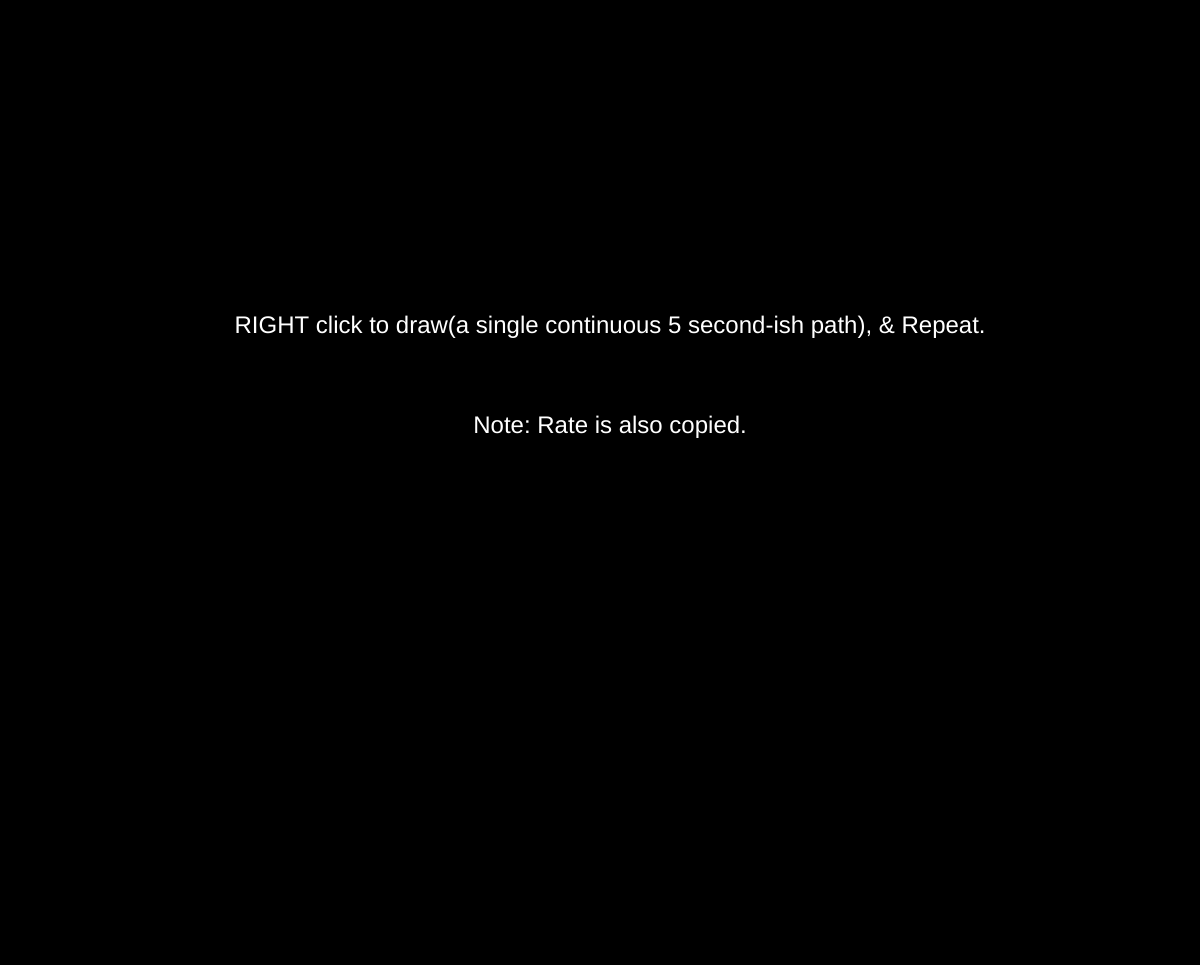
Frame 1 (no input)
Frame 60 (no input): identical to frame 1, image omitted
Frame 120 (the mouse pressed at the canvas centre since frame 60): identical to frame 1, image omitted

The p5.js sketch that drew this single still picture (run headless with seeded random() and noise() and a simulated clock; from frame 60 on, the mouse is pressed at the canvas centre):

// p5.js sketch
// ── sketch.js
//globs
const USER = 0;
const FOURIER = 1;

let x = [];
let fourierX;
let time = 0;
let path = [];
let drawing = [];
let state = -1;

let cb1;
let col = [];
let drw = [];
let cnt = 0;

let ORBIT = false;
let VECTORS = true;

function setup() {
  createCanvas(windowWidth, windowHeight);
  background(0);

  cb1 = createCheckbox("Orbits", false);
  cb1.changed(cb1e);

  cb2 = createCheckbox("Vectors", true);
  cb2.changed(cb2e);

  cb3 = createCheckbox("Pause", false);
  cb3.changed(cb3e);

  // //evts right click block
  window.addEventListener("contextmenu", function (e) {
    e.preventDefault();
  });
 
  windowResized();
} //su

function draw() {
  if (state == USER) {
    background(0);
    //randomSeed(17326);
    let pt = createVector(mouseX - windowWidth / 2, mouseY - windowHeight / 2);
    drawing.push(pt);
    drw.push(pt);
    strokeWeight(3);
    stroke(250);
    noFill();
    //drw
    beginShape();
    for (let v of drawing) {
      vertex(v.x + windowWidth / 2, v.y + windowHeight / 2);
    } //4
    endShape();
  } else if (state == FOURIER) {
    background(0);
    //randomSeed(3);
    let v = ec(windowWidth / 2, windowHeight / 2, 0, fourierX);
    path.unshift(v);
    beginShape();
    noFill();
    strokeWeight(3);
    stroke(255, 0, 255);
    for (let i = 0; i < path.length; i++) {
      vertex(path[i].x, path[i].y);
    } //4
    endShape();

    //tr
    strokeWeight(0.5);
    stroke(50);
    noFill();
    beginShape();
    for (let v of drw) {
      vertex(v.x + windowWidth / 2, v.y + windowHeight / 2);
    } //4
    endShape();

    const dt = TWO_PI / fourierX.length;
    time += dt;

    if (time > TWO_PI) {
      time = 0;
      path = [];
    } //fi
  } //FI
} //dr

function windowResized() {
  resizeCanvas(windowWidth, windowHeight-35);
  background(0);
  fill(255);
  textAlign(CENTER);
  textSize(24);
  text(
    "RIGHT click to draw(a single continuous 5 second-ish path), & Repeat.",
    windowWidth/2 +10 ,windowHeight / 3);
  text("Note: Rate is also copied.", windowWidth/2+10, windowHeight / 3 + 100);
  colorMode(HSB);
  noFill();

  cb1.position(10, windowHeight -25);
  cb2.position(windowWidth / 2, windowHeight -25);
  cb3.position(windowWidth - 80, windowHeight -25);
} //wr()

//epicycle render
function ec(x, y, rot, fourier) {
  //randomSeed(3);
  col.push(random(250));
  for (let i = 0; i < fourier.length; i++) {
    let prevx = x;
    let prevy = y;
    let freq = fourier[i].freq;
    let radius = fourier[i].amp;
    let phase = fourier[i].phase;

    strokeWeight(10);
    stroke(80);
    point(windowWidth / 2, windowHeight / 2);
    //point(prevx,prevy);

    x += radius * cos(freq * time + phase + rot);
    y += radius * sin(freq * time + phase + rot);

    strokeWeight(3);
    stroke(col[i], 100, 100);

    if (ORBIT === true) {
      strokeWeight(1);
      ellipse(prevx, prevy, radius * 2);
    } //fi

    if (VECTORS === true) {
      strokeWeight(2);
      line(prevx, prevy, x, y);
    } //fi
    //noStroke();

    strokeWeight(8);
    stroke(col[i], 100, 100);
    point(x, y);
  } //4
  return createVector(x, y);
} //ec

function mousePressed() {
  if (mouseButton === RIGHT) {
    state = USER;
    drawing = [];
    x = [];
    time = 0;
    path = [];
    col = [];
    drw = [];
    randomSeed(17326);
  } //fi
} //mr

function mouseReleased() {
  if (mouseButton === RIGHT) {
    state = FOURIER;
    const skip = 1;
    for (let i = 0; i < drawing.length; i += skip) {
      x.push(new Complex(drawing[i].x, drawing[i].y));
    } //4
    fourierX = idft(x);
    fourierX.sort((a, b) => b.amp - a.amp);
  } //fi
} //mr

class Complex {
  constructor(a, b) {
    this.re = a;
    this.im = b;
  } //const

  add(c) {
    this.re += c.re;
    this.im += c.im;
  } //add

  mult(c) {
    const re = this.re * c.re - this.im * c.im;
    const im = this.re * c.im + this.im * c.re;
    return new Complex(re, im);
  } //mult
} //C cls

//BIG thanks to Dan the man for the JS obj IDFT
function idft(x) {
  const X = [];
  const N = x.length;
  for (let k = 0; k < N; k++) {
    let sum = new Complex(0, 0);
    for (let n = 0; n < N; n++) {
      const phi = (TWO_PI * k * n) / N;
      const c = new Complex(cos(phi), -sin(phi));
      sum.add(x[n].mult(c));
    } //4
    sum.re = sum.re / N;
    sum.im = sum.im / N;

    let freq = k;
    let amp = sqrt(sum.re * sum.re + sum.im * sum.im);
    let phase = atan2(sum.im, sum.re);
    X[k] = { re: sum.re, im: sum.im, freq, amp, phase };
  } //4
  return X;
} //dtf cl

function cb1e() {
  if (cb1.checked()) {
    ORBIT = true;
  } else {
    ORBIT = false;
  } //fi
} //cbe1

function cb2e() {
  if (cb2.checked()) {
    VECTORS = true;
  } else {
    VECTORS = false;
  } //fi
} //cbe2

function cb3e() {
  if (cb3.checked()) {
    noLoop();
  } else {
    loop();
  } //fi
} //cb3e

// ── style.css
html,
body {
  margin: 0;
  padding: 0;
  background-color: rgba(100, 100, 100, 0.5);
  overflow: hidden;
}

canvas {
  display: block;
}
